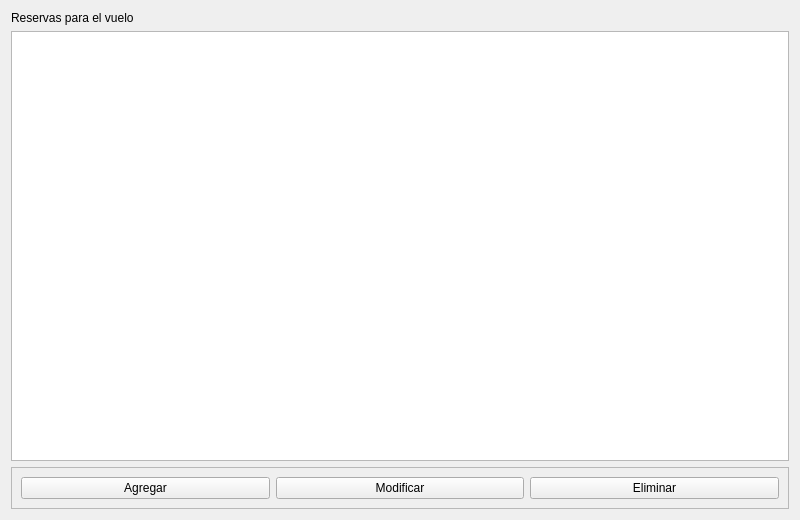
<?xml version="1.0" encoding="UTF-8"?>
<ui version="4.0">
 <class>VentanaReservas</class>
 <widget class="QWidget" name="VentanaReservas">
  <property name="geometry">
   <rect>
    <x>0</x>
    <y>0</y>
    <width>800</width>
    <height>520</height>
   </rect>
  </property>
  <property name="minimumSize">
   <size>
    <width>800</width>
    <height>520</height>
   </size>
  </property>
  <property name="maximumSize">
   <size>
    <width>800</width>
    <height>520</height>
   </size>
  </property>
  <property name="windowTitle">
   <string>Reservas</string>
  </property>
  <layout class="QVBoxLayout" name="verticalLayout">
   <item>
    <widget class="QLabel" name="labelIDVuelo">
     <property name="text">
      <string>Reservas para el vuelo</string>
     </property>
    </widget>
   </item>
   <item>
    <widget class="QTableView" name="tablaReservas">
     <property name="selectionMode">
      <enum>QAbstractItemView::SingleSelection</enum>
     </property>
     <property name="selectionBehavior">
      <enum>QAbstractItemView::SelectRows</enum>
     </property>
    </widget>
   </item>
   <item>
    <widget class="QFrame" name="frame">
     <property name="frameShape">
      <enum>QFrame::StyledPanel</enum>
     </property>
     <property name="frameShadow">
      <enum>QFrame::Raised</enum>
     </property>
     <layout class="QHBoxLayout" name="horizontalLayout">
      <item>
       <widget class="QPushButton" name="btnAgregarReserva">
        <property name="text">
         <string>Agregar</string>
        </property>
       </widget>
      </item>
      <item>
       <widget class="QPushButton" name="btnModificarReserva">
        <property name="text">
         <string>Modificar</string>
        </property>
       </widget>
      </item>
      <item>
       <widget class="QPushButton" name="btnEliminarReserva">
        <property name="text">
         <string>Eliminar</string>
        </property>
       </widget>
      </item>
     </layout>
    </widget>
   </item>
  </layout>
 </widget>
 <resources/>
 <connections/>
</ui>
